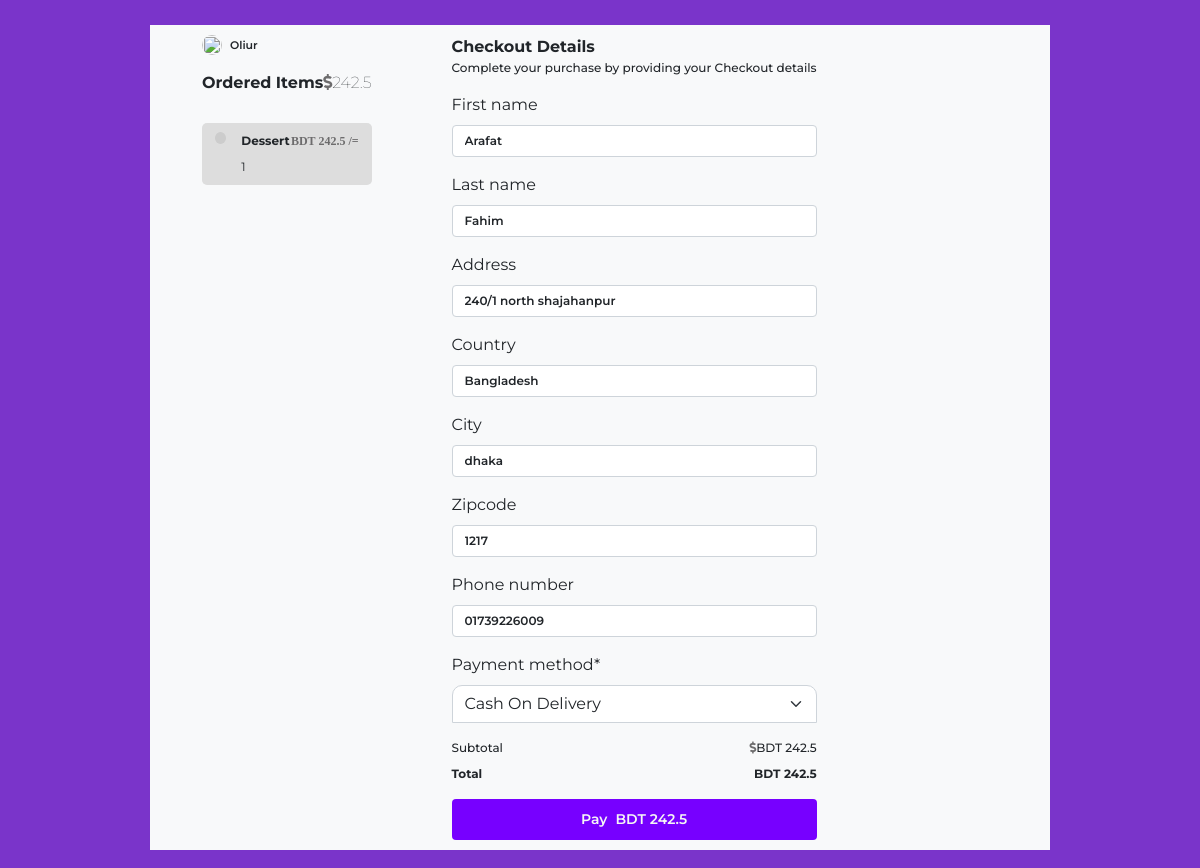
Page /checkout/ (signed in) on the earlier database version.
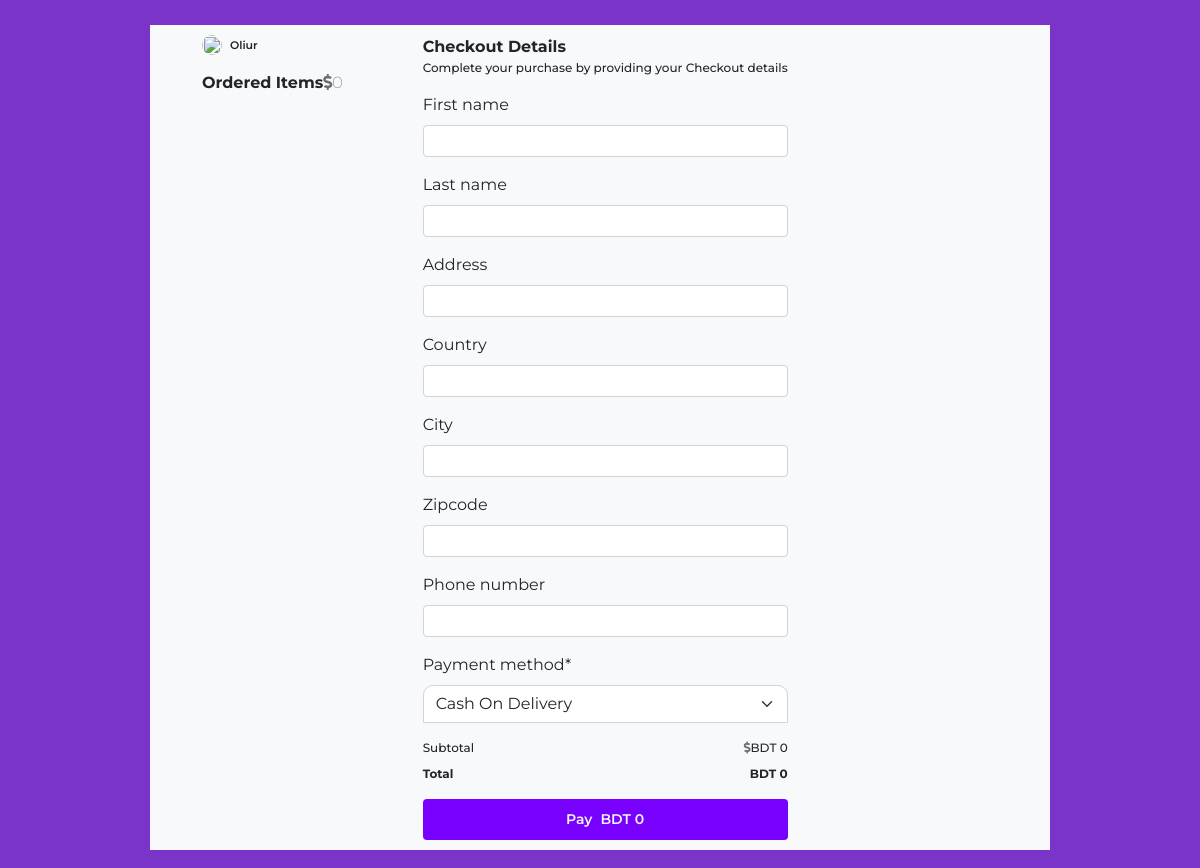
Same page on the later database version.
### hotel/models.py (models this page shows, shortened)
class Cart(models.Model):
    quantity = models.IntegerField(default=1)
    food = models.ForeignKey(Food, on_delete=models.CASCADE)
    user = models.ForeignKey(User, on_delete=models.CASCADE)

class Food(models.Model):
    bengali = 'Bengali'
    thai = 'Thai'
    chinese = 'Chinese'
    indian = 'Indian'
    italian = 'Italian'
    COURSE = (
        (bengali, bengali),
        (thai, thai),
        (chinese, chinese),
        (indian, indian),
        (italian, italian),
    )
    disabled = 'Disabled'
    enabled = 'Enabled'
    STATUS = (
        (disabled, disabled),
        (enabled, enabled),
    )
    name = models.CharField(max_length=250)
    course = models.CharField(max_length=50, choices=COURSE)
    content_description = models.TextField()
    ingradients = models.TextField()
    base_price = models.FloatField()
    sale_price = models.FloatField(default=base_price)
    discount = models.DecimalField(default=0, decimal_places=2, max_digits=5)
    image = models.FileField(blank=True, null=True)
    num_order = models.IntegerField(default=0)

### payment/models.py (models this page shows, shortened)
class BillingAddress(models.Model):
    user = models.ForeignKey(User, on_delete=models.CASCADE)
    first_name = models.CharField(max_length=255, null=True, blank=True)
    last_name = models.CharField(max_length=255, null=True, blank=True)
    country = models.CharField(max_length=255, null=True, blank=True)
    address = models.CharField(max_length=255, null=True, blank=True)
    city = models.CharField(max_length=255, null=True, blank=True)
    zipcode = models.CharField(max_length=255, null=True, blank=True)
    phone_number = models.CharField(max_length=255, null=True, blank=True)

### payment/views.py (the view, shortened to what this page needs)
# urls.py: path('checkout/', views.CheckoutTemplateView.as_view(), name= 'checkout'),
class CheckoutTemplateView(TemplateView, LoginRequiredMixin):
    def get(self, request, *args, **kwargs):
        saved_address = BillingAddress.objects.get_or_create(user=request.user or None)
        saved_address = saved_address[0]
        form = BillingAddressForm(instance=saved_address)
        payment_method = PaymentMethodForm()
        user = User.objects.get(id=request.user.id)
        items = Cart.objects.filter(user=user)
        total = 0
        for item in items:
            total += item.food.sale_price
        context = {
            'billing_address': form,
            'payment_method': payment_method,
            'items' : items,
            'total' : total
        }
        return render (request, 'checkout.html', context)

### payment/forms.py
class BillingAddressForm(forms.ModelForm):
    class Meta:
        model = BillingAddress
        fields =['first_name', 'last_name','address',
                 'country',  'city', 'zipcode', 'phone_number']

class PaymentMethodForm(forms.ModelForm):
    class Meta:
        model = Order
        fields = ['payment_method']

### hotel/templates/checkout.html (shortened to what this page needs)
    {% load crispy_forms_tags %}
    {% load mathfilters %}
    <html lang="en">
    <head>
        <link href='https://cdn.jsdelivr.net/npm/bootstrap@5.0.1/dist/css/bootstrap.min.css' rel='stylesheet' type='text/css'>
        <link href='https://use.fontawesome.com/releases/v5.7.2/css/all.css' rel='stylesheet' type='text/css'>
    </head>
    <body>
        <div class="container d-lg-flex">
            <div class="box-1 bg-light user">
                <div class="d-flex align-items-center mb-3"> <img src="https://images.pexels.com/photos/4925916/pexels-photo-4925916.jpeg?auto=compress&cs=tinysrgb&dpr=2&w=500" class="pic rounded-circle" alt="">
                    <p class="ps-2 name">Oliur</p>
                </div>
                <div class="box-inner-1 pb-3 mb-3 ">
                    <div class="d-flex justify-content-between mb-3 userdetails">
                        <p class="fw-bold">Ordered Items</p>
                        <p class="fw-lighter"><span class="fas fa-dollar-sign"></span>{{ total }}</p>
                    </div>
                    {% for item in items %}
                    <div class="radiobtn">
                        <label for="one" class="box py-2 first">
                            <div class="d-flex align-items-start"> <span class="circle"></span>
                                <div class="course">
                                    <div class="d-flex align-items-center justify-content-between mb-2"> <span class="fw-bold"> {{item.food.name}} </span> <span class="fas fa-money">BDT {{ item.food.sale_price|mul:item.quantity }} /=</span> </div> <span>{{ item.quantity }}</span>
                                </div>
                            </div>
                        </label>
                    </div>
                    {% endfor %}
                </div>
            </div>
            <div class="box-2">
                <div class="box-inner-2">
                    <div>
                        <p class="fw-bold">Checkout Details</p>
                        <p class="dis mb-3">Complete your purchase by providing your Checkout details</p>
                    </div>
                    <form action="" method="post">
                                {{ billing_address | crispy }}
                                {{ payment_method | crispy }}
                                <div class="d-flex flex-column dis">
                                    <div class="d-flex align-items-center justify-content-between mb-2">
                                        <p>Subtotal</p>
                                        <p><span class="fas fa-dollar-sign"></span>BDT {{ total }}</p>
                                    </div>
                                    <div class="d-flex align-items-center justify-content-between mb-2">
                                        <p class="fw-bold">Total</p>
                                        <p class="fw-bold">BDT {{ total }}</p>
                                    </div>
                                    <button type="submit" class="btn btn-primary mt-2">PayBDT {{ total }} </button>
                                </div>
                            </div>
                        </div>
                </div>
    </body>
    </html>

Differences in the rows shown:
removed Cart: food.name "Dessert", food.sale_price|mul "242.5", quantity "1"
changed BillingAddress: first_name "Arafat" → (not shown); last_name "Fahim" → (not shown); address "240/1 north shajahanpur" → (not shown); country "Bangladesh" → (not shown); city "dhaka" → (not shown); zipcode "1217" → (not shown); phone_number "01739226009" → (not shown)
Other differences:
{{ total }}: "242.5" → "0"
